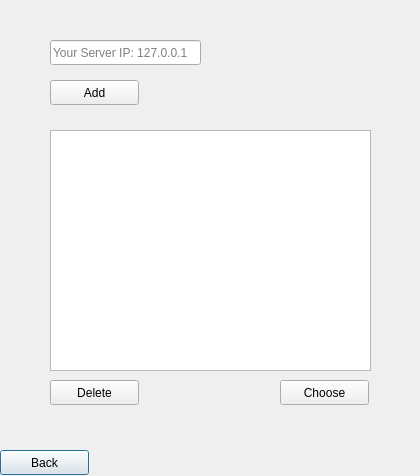
<?xml version="1.0" encoding="UTF-8"?>
<ui version="4.0">
 <class>Countries</class>
 <widget class="QDialog" name="Countries">
  <property name="geometry">
   <rect>
    <x>0</x>
    <y>0</y>
    <width>420</width>
    <height>476</height>
   </rect>
  </property>
  <property name="minimumSize">
   <size>
    <width>420</width>
    <height>476</height>
   </size>
  </property>
  <property name="maximumSize">
   <size>
    <width>420</width>
    <height>476</height>
   </size>
  </property>
  <property name="windowTitle">
   <string>Dialog</string>
  </property>
  <widget class="QPushButton" name="btnBack">
   <property name="geometry">
    <rect>
     <x>0</x>
     <y>450</y>
     <width>89</width>
     <height>25</height>
    </rect>
   </property>
   <property name="text">
    <string>Back</string>
   </property>
  </widget>
  <widget class="QListWidget" name="lwServers">
   <property name="geometry">
    <rect>
     <x>50</x>
     <y>130</y>
     <width>321</width>
     <height>241</height>
    </rect>
   </property>
  </widget>
  <widget class="QLineEdit" name="leServers">
   <property name="geometry">
    <rect>
     <x>50</x>
     <y>40</y>
     <width>151</width>
     <height>25</height>
    </rect>
   </property>
   <property name="placeholderText">
    <string>Your Server IP: 127.0.0.1</string>
   </property>
  </widget>
  <widget class="QPushButton" name="btnAdd">
   <property name="geometry">
    <rect>
     <x>50</x>
     <y>80</y>
     <width>89</width>
     <height>25</height>
    </rect>
   </property>
   <property name="text">
    <string>Add</string>
   </property>
  </widget>
  <widget class="QPushButton" name="btnDelete">
   <property name="geometry">
    <rect>
     <x>50</x>
     <y>380</y>
     <width>89</width>
     <height>25</height>
    </rect>
   </property>
   <property name="text">
    <string>Delete</string>
   </property>
  </widget>
  <widget class="QPushButton" name="btnChoose">
   <property name="geometry">
    <rect>
     <x>280</x>
     <y>380</y>
     <width>89</width>
     <height>25</height>
    </rect>
   </property>
   <property name="text">
    <string>Choose</string>
   </property>
  </widget>
 </widget>
 <resources/>
 <connections/>
</ui>
